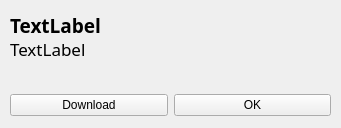
<?xml version="1.0" encoding="UTF-8"?>
<ui version="4.0">
 <class>SharedFileInfo</class>
 <widget class="QWidget" name="SharedFileInfo">
  <property name="geometry">
   <rect>
    <x>0</x>
    <y>0</y>
    <width>341</width>
    <height>128</height>
   </rect>
  </property>
  <property name="windowTitle">
   <string>Form</string>
  </property>
  <widget class="QWidget" name="horizontalLayoutWidget">
   <property name="geometry">
    <rect>
     <x>10</x>
     <y>90</y>
     <width>321</width>
     <height>31</height>
    </rect>
   </property>
   <layout class="QHBoxLayout" name="horizontalLayout">
    <item>
     <widget class="QPushButton" name="download_btn">
      <property name="text">
       <string>Download</string>
      </property>
     </widget>
    </item>
    <item>
     <widget class="QPushButton" name="ok_btn">
      <property name="text">
       <string>OK</string>
      </property>
     </widget>
    </item>
   </layout>
  </widget>
  <widget class="QLabel" name="fileName">
   <property name="geometry">
    <rect>
     <x>10</x>
     <y>10</y>
     <width>151</width>
     <height>31</height>
    </rect>
   </property>
   <property name="font">
    <font>
     <family>Padauk</family>
     <pointsize>14</pointsize>
     <weight>75</weight>
     <bold>true</bold>
    </font>
   </property>
   <property name="text">
    <string>TextLabel</string>
   </property>
  </widget>
  <widget class="QLabel" name="share_lbl">
   <property name="geometry">
    <rect>
     <x>10</x>
     <y>40</y>
     <width>301</width>
     <height>17</height>
    </rect>
   </property>
   <property name="font">
    <font>
     <family>Padauk</family>
     <pointsize>13</pointsize>
    </font>
   </property>
   <property name="text">
    <string>TextLabel</string>
   </property>
  </widget>
 </widget>
 <resources/>
 <connections>
  <connection>
   <sender>download_btn</sender>
   <signal>clicked()</signal>
   <receiver>SharedFileInfo</receiver>
   <slot>onDownloadPress()</slot>
   <hints>
    <hint type="sourcelabel">
     <x>78</x>
     <y>102</y>
    </hint>
    <hint type="destinationlabel">
     <x>115</x>
     <y>62</y>
    </hint>
   </hints>
  </connection>
  <connection>
   <sender>ok_btn</sender>
   <signal>clicked()</signal>
   <receiver>SharedFileInfo</receiver>
   <slot>onOKPress()</slot>
   <hints>
    <hint type="sourcelabel">
     <x>262</x>
     <y>110</y>
    </hint>
    <hint type="destinationlabel">
     <x>226</x>
     <y>19</y>
    </hint>
   </hints>
  </connection>
 </connections>
 <slots>
  <slot>onDownloadPress()</slot>
  <slot>onOKPress()</slot>
 </slots>
</ui>
